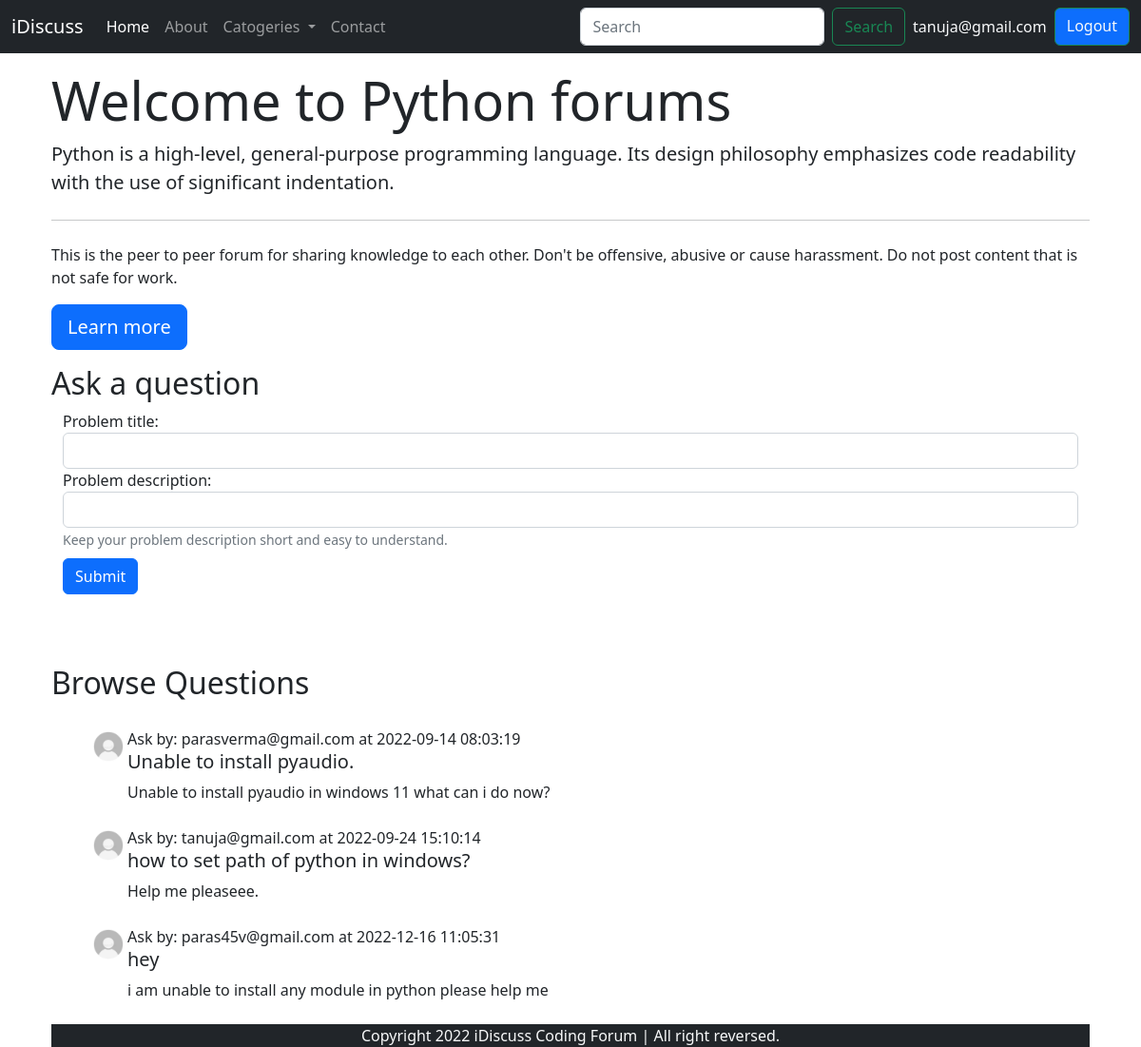
The app's page /threadlist.php?catid=9 (signed in) with its own data.
### tables this page shows
CREATE TABLE `categories` (
  `category_id` int(8) NOT NULL,
  `category_name` varchar(255) NOT NULL,
  `category_description` varchar(255) NOT NULL,
  `created` datetime NOT NULL DEFAULT current_timestamp()
);

CREATE TABLE `threads` (
  `thread_id` int(7) NOT NULL,
  `thread_title` varchar(255) NOT NULL,
  `thread_desc` varchar(255) NOT NULL,
  `thread_cat_id` int(4) NOT NULL,
  `thread_user_id` int(4) NOT NULL,
  `timeStamp` datetime NOT NULL DEFAULT current_timestamp()
);

CREATE TABLE `users` (
  `sno` int(8) NOT NULL,
  `user_email` varchar(30) NOT NULL,
  `user_pass` varchar(255) NOT NULL,
  `timeStamp` datetime NOT NULL DEFAULT current_timestamp()
);

### threadlist.php (the view, shortened to what this page needs)
<?php
include 'partials/_dbconnect.php' ;
$id = $_GET['catid'];
$sql = "select * from `categories` where category_id=$id";
$result = mysqli_query($conn, $sql);
while($row = mysqli_fetch_assoc($result)){
    $cat = $row['category_name'];
    $desc = $row['category_description'];
}
echo '<!doctype html>
<html lang="en">
<head>
    <meta charset="utf-8">
    <meta name="viewport" content="width=device-width, initial-scale=1">
    <title>iDiscuss Forum</title>
    <link href="https://cdn.jsdelivr.net/npm/bootstrap@5.2.0/dist/css/bootstrap.min.css" rel="stylesheet">
</head>
    <style>
       .heightContainer{
          min-height: 33vh;
       }
    </style>
<body>';
    include "partials/_header.php";
    echo '<div class="container mx-auto my-3">
        <div class="jumbotron container">
            <h1 class="display-4">Welcome to ' . $cat . ' forums</h1>
            <p class="lead">' . $desc . '</p>
            <hr class="my-4">
            <p>This is the peer to peer forum for sharing knowledge to each other. Don\'t be offensive, abusive or cause harassment. Do not post content that is not safe for work. </p>
            <p class="lead">
                <a class="btn btn-primary btn-lg" href="#" role="button">Learn more</a>
            </p>
        </div>
    </div>';
    if(isset($_SESSION['loggedIn']) && $_SESSION['loggedIn'] == true){
        echo '<div class="container px-4">
        <h2>Ask a question</h2>
        <div class="container heightContainer"><form action="'.$_SERVER['REQUEST_URI'].'" method="post">
        <div class="form-group my-2">
          <label for="exampleInputEmail1">Problem title:</label>
          <input type="text" name="title" class="form-control" id="exampleInputEmail1" aria-describedby="emailHelp">
          <input type="hidden" name="sno" value="'.$_SESSION['sno'].'
        </div>
        <div class="form-group my-2">
          <label for="exampleInputPassword1">Problem description:</label>
          <input type="text" name="desc" class="form-control" id="exampleInputPassword1">
          <small id="emailHelp" class="form-text text-muted">Keep your problem description short and easy to understand.</small>
        </div>
        <button type="submit" class="btn btn-primary">Submit</button>
      </form></div>';
    }else{
        echo '<div class="container px-4">
        <h2>Ask a question</h2>
        <p>You are not logged in! Please login if you want to start a discussion.</p>';
    }
  echo '<h2 class="py-1">Browse Questions</h2>';
            $sql = "select * from threads where thread_cat_id=$id";
            $result = mysqli_query($conn, $sql);
            while($row = mysqli_fetch_assoc($result)){
                $threadid = $row['thread_id'];
                $thread_user_id = $row['thread_user_id'];
                $sql2 = "select * from users where sno = $thread_user_id";
                $result2 = mysqli_query($conn, $sql2);
                $row2 = mysqli_fetch_assoc($result2);
                echo '<div class="container px-4"><div class="media d-flex mx-3 my-4">
                <img class="mr-3" src="images/user.jpg" width="40px" height="40px" alt="Generic placeholder image">
                <div class="media-body">
                <p class="font-weight-bold my-0">Ask by: '. $row2['user_email'] .' at '. $row['timeStamp'] .'</p>
                <h5 class="mt-0"><a class="text-decoration-none text-dark" href="threads.php?thread_id='.$threadid.'">'.$row['thread_title'].'</a></h5>'.$row['thread_desc'].
                '</div>
                </div>
                </div>';
            }
    require "partials/_footer.php";
    echo '<script src="https://cdn.jsdelivr.net/npm/bootstrap@5.2.0/dist/js/bootstrap.bundle.min.js"></script>
</body>
</html>';
?>

### threadlist.php (style rules this page uses)
.heightContainer { min-height: 33vh; }

### records on screen
categories: category_name "Python", category_description "Python is a high-level, general-purpose programming language. Its design philosophy emphasizes code readability with the use of significant indentation."
threads: users.user_email "parasverma@gmail.com", timeStamp "2022-09-14 08:03:19", thread_title "Unable to install pyaudio.", thread_desc "Unable to install pyaudio in windows 11 what can i do now?"
threads: users.user_email "tanuja@gmail.com", timeStamp "2022-09-24 15:10:14", thread_title "how to set path of python in windows?", thread_desc "Help me pleaseee."
threads: users.user_email "paras45v@gmail.com", timeStamp "2022-12-16 11:05:31", thread_title "hey", thread_desc "i am unable to install any module in python please help me"

### other values on screen
$_SESSION['userName'] "tanuja@gmail.com"
